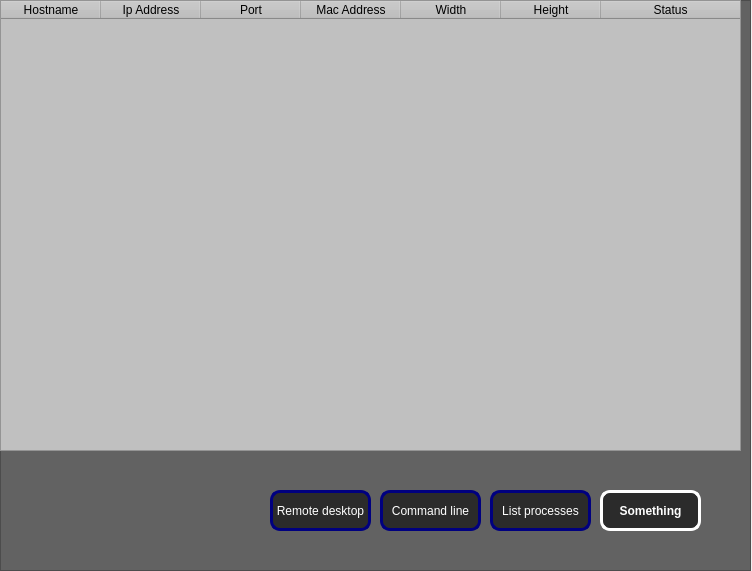
<?xml version="1.0" encoding="UTF-8"?>
<ui version="4.0">
 <class>MainWindow</class>
 <widget class="QMainWindow" name="MainWindow">
  <property name="geometry">
   <rect>
    <x>0</x>
    <y>0</y>
    <width>752</width>
    <height>571</height>
   </rect>
  </property>
  <property name="windowTitle">
   <string>MainWindow</string>
  </property>
  <widget class="QWidget" name="centralwidget">
   <widget class="QFrame" name="frame">
    <property name="geometry">
     <rect>
      <x>0</x>
      <y>0</y>
      <width>751</width>
      <height>571</height>
     </rect>
    </property>
    <property name="maximumSize">
     <size>
      <width>971</width>
      <height>16777215</height>
     </size>
    </property>
    <property name="styleSheet">
     <string notr="true">background-color: rgb(98, 98, 98);</string>
    </property>
    <property name="frameShape">
     <enum>QFrame::StyledPanel</enum>
    </property>
    <property name="frameShadow">
     <enum>QFrame::Raised</enum>
    </property>
    <widget class="QPushButton" name="pushButton">
     <property name="geometry">
      <rect>
       <x>270</x>
       <y>490</y>
       <width>101</width>
       <height>41</height>
      </rect>
     </property>
     <property name="cursor">
      <cursorShape>PointingHandCursor</cursorShape>
     </property>
     <property name="styleSheet">
      <string notr="true">background-color: rgb(43, 43, 43);
color: rgb(255, 255, 255);

border-style: solid;
border-color: rgb(0, 0, 127);
border-width: 3px;
border-radius: 10px;</string>
     </property>
     <property name="text">
      <string>Remote desktop</string>
     </property>
    </widget>
    <widget class="QTableWidget" name="computerInfoList">
     <property name="geometry">
      <rect>
       <x>0</x>
       <y>0</y>
       <width>741</width>
       <height>451</height>
      </rect>
     </property>
     <property name="minimumSize">
      <size>
       <width>681</width>
       <height>0</height>
      </size>
     </property>
     <property name="contextMenuPolicy">
      <enum>Qt::CustomContextMenu</enum>
     </property>
     <property name="styleSheet">
      <string notr="true">background-color: rgb(192, 192, 192);
alternate-background-color: rgb(173, 173, 173);
selection-background-color: rgb(40, 40, 40);</string>
     </property>
     <property name="editTriggers">
      <set>QAbstractItemView::NoEditTriggers</set>
     </property>
     <property name="alternatingRowColors">
      <bool>true</bool>
     </property>
     <property name="selectionMode">
      <enum>QAbstractItemView::SingleSelection</enum>
     </property>
     <property name="selectionBehavior">
      <enum>QAbstractItemView::SelectRows</enum>
     </property>
     <property name="gridStyle">
      <enum>Qt::DotLine</enum>
     </property>
     <property name="cornerButtonEnabled">
      <bool>false</bool>
     </property>
     <attribute name="horizontalHeaderHighlightSections">
      <bool>false</bool>
     </attribute>
     <attribute name="horizontalHeaderStretchLastSection">
      <bool>true</bool>
     </attribute>
     <attribute name="verticalHeaderVisible">
      <bool>true</bool>
     </attribute>
     <attribute name="verticalHeaderHighlightSections">
      <bool>false</bool>
     </attribute>
     <attribute name="verticalHeaderShowSortIndicator" stdset="0">
      <bool>false</bool>
     </attribute>
     <attribute name="verticalHeaderStretchLastSection">
      <bool>false</bool>
     </attribute>
     <column>
      <property name="text">
       <string>Hostname</string>
      </property>
     </column>
     <column>
      <property name="text">
       <string>Ip Address</string>
      </property>
     </column>
     <column>
      <property name="text">
       <string>Port</string>
      </property>
      <property name="toolTip">
       <string/>
      </property>
      <property name="whatsThis">
       <string/>
      </property>
     </column>
     <column>
      <property name="text">
       <string>Mac Address</string>
      </property>
     </column>
     <column>
      <property name="text">
       <string>Width</string>
      </property>
     </column>
     <column>
      <property name="text">
       <string>Height</string>
      </property>
     </column>
     <column>
      <property name="text">
       <string>Status</string>
      </property>
     </column>
    </widget>
    <widget class="QPushButton" name="pushButton_2">
     <property name="geometry">
      <rect>
       <x>380</x>
       <y>490</y>
       <width>101</width>
       <height>41</height>
      </rect>
     </property>
     <property name="cursor">
      <cursorShape>PointingHandCursor</cursorShape>
     </property>
     <property name="styleSheet">
      <string notr="true">background-color: rgb(43, 43, 43);
color: rgb(255, 255, 255);

border-style: solid;
border-color: rgb(0, 0, 127);
border-width: 3px;
border-radius: 10px;</string>
     </property>
     <property name="text">
      <string>Command line</string>
     </property>
    </widget>
    <widget class="QPushButton" name="pushButton_3">
     <property name="geometry">
      <rect>
       <x>490</x>
       <y>490</y>
       <width>101</width>
       <height>41</height>
      </rect>
     </property>
     <property name="cursor">
      <cursorShape>PointingHandCursor</cursorShape>
     </property>
     <property name="styleSheet">
      <string notr="true">background-color: rgb(43, 43, 43);
color: rgb(255, 255, 255);

border-style: solid;
border-color: rgb(0, 0, 127);
border-width: 3px;
border-radius: 10px;</string>
     </property>
     <property name="text">
      <string>List processes</string>
     </property>
    </widget>
    <widget class="QPushButton" name="pushButton_4">
     <property name="geometry">
      <rect>
       <x>600</x>
       <y>490</y>
       <width>101</width>
       <height>41</height>
      </rect>
     </property>
     <property name="font">
      <font>
       <weight>75</weight>
       <bold>true</bold>
      </font>
     </property>
     <property name="cursor">
      <cursorShape>PointingHandCursor</cursorShape>
     </property>
     <property name="styleSheet">
      <string notr="true">background-color: rgb(43, 43, 43);
color: rgb(255, 255, 255);

border-style: solid;
gridline-color: rgb(85, 170, 0);
border-width: 3px;
border-radius: 10px;

selection-color: rgb(0, 255, 0);</string>
     </property>
     <property name="text">
      <string>Something</string>
     </property>
    </widget>
   </widget>
  </widget>
 </widget>
 <resources/>
 <connections>
  <connection>
   <sender>computerInfoList</sender>
   <signal>customContextMenuRequested(QPoint)</signal>
   <receiver>MainWindow</receiver>
   <slot>right_click_context_menu()</slot>
   <hints>
    <hint type="sourcelabel">
     <x>340</x>
     <y>225</y>
    </hint>
    <hint type="destinationlabel">
     <x>375</x>
     <y>285</y>
    </hint>
   </hints>
  </connection>
 </connections>
 <slots>
  <slot>right_click_context_menu()</slot>
 </slots>
</ui>
